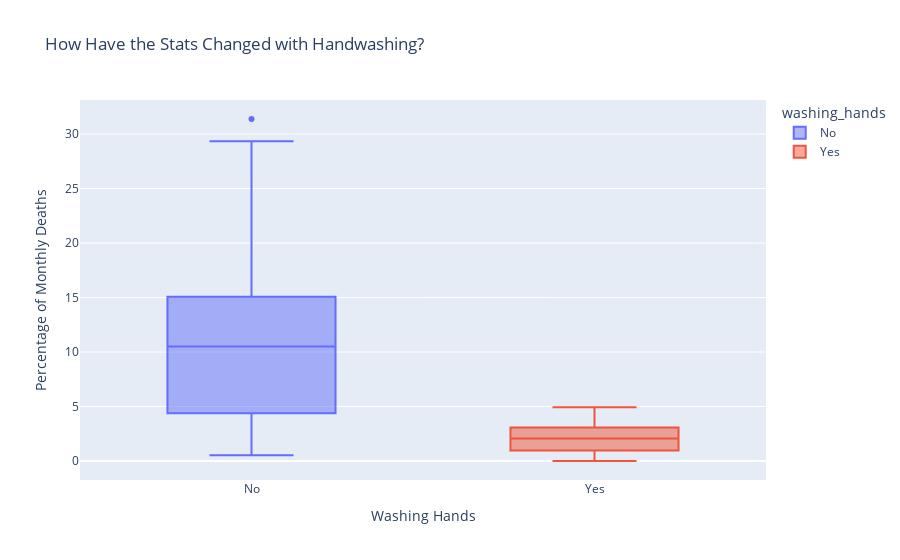

Source (notebook cell):
### Code cell
box = px.box(df_monthly,
             x="washing_hands",
             y="pct_deaths",
             color="washing_hands",
             title="How Have the Stats Changed with Handwashing?",
             hover_data={"date": "|%Y"})

box.update_layout(xaxis_title="Washing Hands",
                  yaxis_title="Percentage of Monthly Deaths")

box.show()

### Figure 1 — Plotly figure (JSON) as saved in the notebook; plotly's stock layout.template omitted (floating-point values rounded to 4 significant figures)
{"data": [{"alignmentgroup": "True", "customdata": [["1841-01-01T00:00:00"], ["1841-02-01T00:00:00"], ["1841-03-01T00:00:00"], ["1841-04-01T00:00:00"], ["1841-05-01T00:00:00"], ["1841-06-01T00:00:00"], ["1841-07-01T00:00:00"], ["1841-08-01T00:00:00"], ["1841-09-01T00:00:00"], ["1841-10-01T00:00:00"], ["1841-11-01T00:00:00"], ["1842-01-01T00:00:00"], ["1842-02-01T00:00:00"], ["1842-03-01T00:00:00"], ["1842-04-01T00:00:00"], ["1842-05-01T00:00:00"], ["1842-06-01T00:00:00"], ["1842-07-01T00:00:00"], ["1842-08-01T00:00:00"], ["1842-09-01T00:00:00"], ["1842-10-01T00:00:00"], ["1842-11-01T00:00:00"], ["1842-12-01T00:00:00"], ["1843-01-01T00:00:00"], ["1843-02-01T00:00:00"], ["1843-03-01T00:00:00"], ["1843-04-01T00:00:00"], ["1843-05-01T00:00:00"], ["1843-06-01T00:00:00"], ["1843-07-01T00:00:00"], ["1843-08-01T00:00:00"], ["1843-09-01T00:00:00"], ["1843-10-01T00:00:00"], ["1843-11-01T00:00:00"], ["1843-12-01T00:00:00"], ["1844-01-01T00:00:00"], ["1844-02-01T00:00:00"], ["1844-03-01T00:00:00"], ["1844-04-01T00:00:00"], ["1844-05-01T00:00:00"], ["1844-06-01T00:00:00"], ["1844-07-01T00:00:00"], ["1844-08-01T00:00:00"], ["1844-09-01T00:00:00"], ["1844-10-01T00:00:00"], ["1844-11-01T00:00:00"], ["1844-12-01T00:00:00"], ["1845-01-01T00:00:00"], ["1845-02-01T00:00:00"], ["1845-03-01T00:00:00"], ["1845-04-01T00:00:00"], ["1845-05-01T00:00:00"], ["1845-06-01T00:00:00"], ["1845-07-01T00:00:00"], ["1845-08-01T00:00:00"], ["1845-09-01T00:00:00"], ["1845-10-01T00:00:00"], ["1845-11-01T00:00:00"], ["1845-12-01T00:00:00"], ["1846-01-01T00:00:00"], ["1846-02-01T00:00:00"], ["1846-03-01T00:00:00"], ["1846-04-01T00:00:00"], ["1846-05-01T00:00:00"], ["1846-06-01T00:00:00"], ["1846-07-01T00:00:00"], ["1846-08-01T00:00:00"], ["1846-09-01T00:00:00"], ["1846-10-01T00:00:00"], ["1846-11-01T00:00:00"], ["1846-12-01T00:00:00"], ["1847-01-01T00:00:00"], ["1847-02-01T00:00:00"], ["1847-03-01T00:00:00"], ["1847-04-01T00:00:00"], ["1847-05-01T00:00:00"]], "hovertemplate": "washing_hands=%{x}<br>pct_deaths=%{y}<br>date=%{customdata[0]|%Y}<extra></extra>", "legendgroup": "No", "marker": {"color": "#636efa"}, "name": "No", "notched": false, "offsetgroup": "No", "orientation": "v", "showlegend": true, "type": "box", "x": ["No", "No", "No", "No", "No", "No", "No", "No", "No", "No", "No", "No", "No", "No", "No", "No", "No", "No", "No", "No", "No", "No", "No", "No", "No", "No", "No", "No", "No", "No", "No", "No", "No", "No", "No", "No", "No", "No", "No", "No", "No", "No", "No", "No", "No", "No", "No", "No", "No", "No", "No", "No", "No", "No", "No", "No", "No", "No", "No", "No", "No", "No", "No", "No", "No", "No", "No", "No", "No", "No", "No", "No", "No", "No", "No", "No"], "x0": " ", "xaxis": "x", "y": [14.57, 7.531, 4.332, 1.569, 0.7843, 5, 8.421, 1.351, 1.878, 11.02, 22.55, 20.85, 12.22, 10.23, 10.74, 3.226, 6.593, 20.78, 25.46, 18.39, 29.34, 22.97, 31.38, 19.12, 15.97, 12.41, 11.93, 6.098, 4.082, 0.5236, 1.554, 2.262, 17.6, 7.143, 8.051, 15.16, 11.28, 17.03, 17.31, 5.833, 2.679, 4.369, 6.32, 1.224, 3.226, 11.02, 10.55, 7.591, 4.745, 4.452, 4.231, 4.392, 7.143, 6.122, 3.586, 10.55, 14.84, 10.94, 10.49, 13.39, 18.09, 15.43, 18.97, 13.44, 10.15, 13.1, 18.06, 14.39, 14.96, 10.77, 5.369, 3.215, 1.923, 3.607, 18.27, 12.24], "y0": " ", "yaxis": "y"}, {"alignmentgroup": "True", "customdata": [["1847-06-01T00:00:00"], ["1847-07-01T00:00:00"], ["1847-08-01T00:00:00"], ["1847-09-01T00:00:00"], ["1847-10-01T00:00:00"], ["1847-11-01T00:00:00"], ["1847-12-01T00:00:00"], ["1848-01-01T00:00:00"], ["1848-02-01T00:00:00"], ["1848-03-01T00:00:00"], ["1848-04-01T00:00:00"], ["1848-05-01T00:00:00"], ["1848-06-01T00:00:00"], ["1848-07-01T00:00:00"], ["1848-08-01T00:00:00"], ["1848-09-01T00:00:00"], ["1848-10-01T00:00:00"], ["1848-11-01T00:00:00"], ["1848-12-01T00:00:00"], ["1849-01-01T00:00:00"], ["1849-02-01T00:00:00"], ["1849-03-01T00:00:00"]], "hovertemplate": "washing_hands=%{x}<br>pct_deaths=%{y}<br>date=%{customdata[0]|%Y}<extra></extra>", "legendgroup": "Yes", "marker": {"color": "#EF553B"}, "name": "Yes", "notched": false, "offsetgroup": "Yes", "orientation": "v", "showlegend": true, "type": "box", "x": ["Yes", "Yes", "Yes", "Yes", "Yes", "Yes", "Yes", "Yes", "Yes", "Yes", "Yes", "Yes", "Yes", "Yes", "Yes", "Yes", "Yes", "Yes", "Yes", "Yes", "Yes", "Yes"], "x0": " ", "xaxis": "x", "y": [2.239, 1.2, 1.894, 4.58, 3.957, 4.472, 2.93, 3.534, 0.6873, 0, 0.6557, 0.9585, 1.136, 0.3717, 0, 0.9615, 2.341, 2.903, 1.34, 2.233, 3.085, 4.926], "y0": " ", "yaxis": "y"}], "layout": {"boxmode": "overlay", "legend": {"title": {"text": "washing_hands"}, "tracegroupgap": 0}, "title": {"text": "How Have the Stats Changed with Handwashing?"}, "xaxis": {"anchor": "y", "categoryarray": ["No", "Yes"], "categoryorder": "array", "domain": [0, 1], "title": {"text": "Washing Hands"}}, "yaxis": {"anchor": "x", "domain": [0, 1], "title": {"text": "Percentage of Monthly Deaths"}}}}
